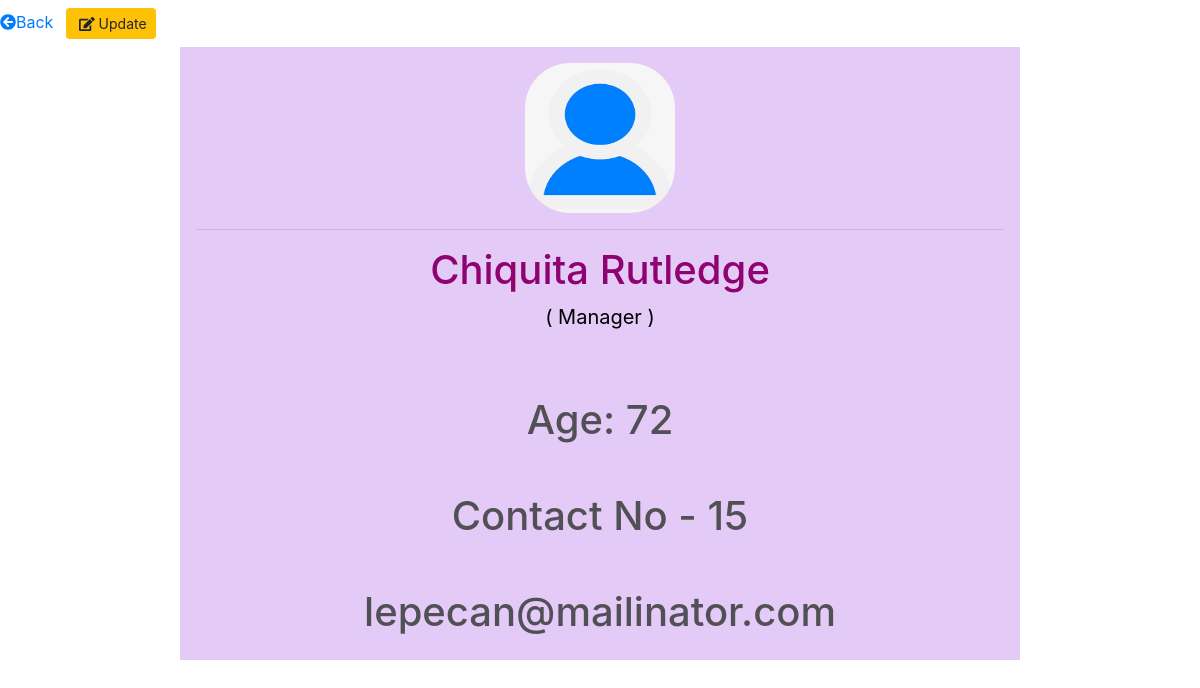
The page /manager/profile/2/ on the database its author committed.
### manager/models.py (models this page shows)
class Manager(models.Model):
    first_name = models.CharField(max_length=20, default="")
    last_name = models.CharField(max_length=20, default="")
    age = models.IntegerField(null=True,blank=True)
    email = models.EmailField(null=True, blank=True)
    contactno = models.IntegerField(default=0)
    photo = models.ImageField(upload_to='manager/photo/', null=True, blank=True)

### manager/views.py (the view)
# urls.py: path('profile/<int:id>/', profile, name='customer_profile'),
def profile(request, id):
    mg = Manager.objects.filter(id=id).first()
    return render(request, 'manager/profile.html', locals())

### templates/manager/profile.html (shortened to what this page needs)
<!doctype html>
<html lang="en">
<head>
    <link rel="stylesheet" href="https://maxcdn.bootstrapcdn.com/bootstrap/4.0.0/css/bootstrap.min.css"
>
</head>
<body>
    <a class='link' href="{% url 'managerlist' %}"><i class="fas fa-arrow-circle-left"></i>Back</a>
    <a class="btn btn-warning btn-sm m-2" href="{% url 'edit_manager' mg.id %}"> <i class="fas fa-edit ml-1"></i>
        Update</a>
    <div class='container'>
        {% if mg.photo %}
        <img src='{{mg.photo.url}}' width='150' height='150' style="border-radius: 30%;">
        {% endif %}
        <hr>
        <center class='text-success'>
            <h1 style="color:rgb(143, 3, 113)"> {{mg.first_name}}
                {{mg.last_name}}
            </h1>
            <p style="color:black; font-size: 20px;">( Manager )</p><br><br>
            <h1 style="color:rgb(81, 81, 85)"> Age: {{mg.age}} <br><br> Contact No -  {{mg.contactno}} <br><br> {{mg.email}} </h1>
        </center>
    </div>
</body>
</html>

### templates/manager/profile.html (style rules this page uses)
.container { background-color: rgb(202, 149, 238, 0.5); width: 70%; margin: 0rem; padding: 1rem; position: absolute; left: 15%; text-align: center; }

### rows shown on the page
Manager: photo (picture), first_name "Chiquita", last_name "Rutledge", age "72", contactno "15", email "lepecan@mailinator.com"
